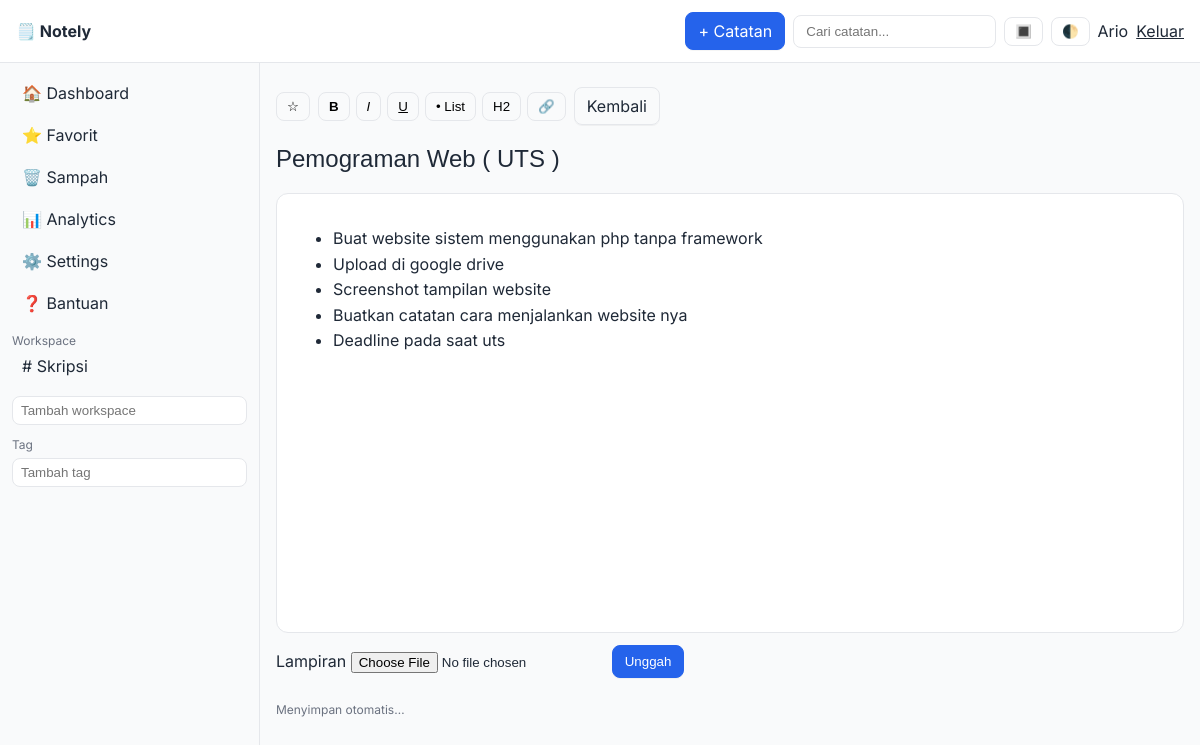
Screenshot of /note.php?id=3 (signed in) with the database file from the repository.
### tables this page shows
CREATE TABLE `workspaces` (
  `id` int(11) NOT NULL,
  `user_id` int(11) NOT NULL,
  `name` varchar(191) NOT NULL,
  `created_at` timestamp NOT NULL DEFAULT current_timestamp()
);

CREATE TABLE `notes` (
  `id` int(11) NOT NULL,
  `user_id` int(11) NOT NULL,
  `workspace_id` int(11) DEFAULT NULL,
  `parent_id` int(11) DEFAULT NULL,
  `title` varchar(255) DEFAULT '',
  `content` mediumtext DEFAULT NULL,
  `is_favorite` tinyint(1) DEFAULT 0,
  `is_trashed` tinyint(1) DEFAULT 0,
  `attachment_path` text DEFAULT NULL,
  `created_at` timestamp NOT NULL DEFAULT current_timestamp(),
  `updated_at` timestamp NOT NULL DEFAULT current_timestamp() ON UPDATE current_timestamp(),
  `is_pinned` tinyint(1) DEFAULT 0,
  `views` int(11) DEFAULT 0,
  `sort_order` int(11) DEFAULT 0
);

### includes/base.php (called while the page is built, shortened)
<?php
if (!function_exists('app_base')) {
  function app_base(): string {
    $docRoot = rtrim(str_replace('\\','/', $_SERVER['DOCUMENT_ROOT'] ?? ''), '/');
    $projRoot = str_replace('\\','/', realpath(__DIR__ . '/..'));
    $projRoot = rtrim($projRoot, '/');
    $rel = str_replace($docRoot, '', $projRoot);
    return $rel === '' ? '' : $rel;
  }
}

### includes/auth.php (called while the page is built, shortened)
<?php
function current_user_id() {
    return $_SESSION['user']['id'] ?? null;
}
?>

### note.php (the view, shortened to what this page needs)
<?php
require_once __DIR__ . '/includes/header.php';
require_once __DIR__ . '/includes/auth.php';
require_once __DIR__ . '/config/db.php';
require_once __DIR__ . '/includes/base.php'; $BASE = app_base();
$user_id = current_user_id();
$id = isset($_GET['id']) ? intval($_GET['id']) : 0;
$note = [
  'id' => 0,
  'title' => '',
  'content' => '',
  'is_favorite' => 0,
  'attachment_path' => null,
];
if ($id > 0) {
  $stmt = $mysqli->prepare('SELECT * FROM notes WHERE id = ? AND user_id = ? LIMIT 1');
  $stmt->bind_param('ii', $id, $user_id);
  $stmt->execute();
  $res = $stmt->get_result();
  $note = $res->fetch_assoc();
}
?>
<section class="editor">
  <div class="editor-toolbar">
    <button id="favBtn" class="icon-btn" title="Favorit"><?= $note['is_favorite'] ? '⭐' : '☆' ?></button>
    <div class="editor-format">
      <button class="icon-btn" data-cmd="bold" title="Bold"><b>B</b></button>
      <button class="icon-btn" data-cmd="italic" title="Italic"><i>I</i></button>
      <button class="icon-btn" data-cmd="underline" title="Underline"><u>U</u></button>
      <button class="icon-btn" data-cmd="insertUnorderedList" title="Bullet List">• List</button>
      <button class="icon-btn" data-cmd="formatBlock" data-value="h2" title="Heading">H2</button>
      <button class="icon-btn" id="addLink" title="Link">🔗</button>
    </div>
    <a class="btn ghost" href="<?= htmlspecialchars($BASE) ?>/index.php">Kembali</a>
  </div>
  <input id="title" class="title-input" placeholder="Judul" value="<?= htmlspecialchars($note['title']) ?>">
  <div id="content" class="content-editable" contenteditable="true" placeholder="Tulis catatan di sini..."><?= $note['content'] ?></div>
  <form class="upload" action="<?= htmlspecialchars($BASE) ?>/actions/upload.php" method="post" enctype="multipart/form-data">
    <label>Lampiran
      <input type="file" name="file" accept="image/png,image/jpeg,image/gif">
    </label>
    <button class="btn" type="submit">Unggah</button>
  </form>
  <p class="muted" id="saveStatus">Menyimpan otomatis…</p>
</section>
<?php require_once __DIR__ . '/includes/footer.php'; ?>

### components/sidebar.php (shortened to what this page needs)
<?php
require_once __DIR__ . '/../config/db.php';
require_once __DIR__ . '/../includes/auth.php';
require_once __DIR__ . '/../includes/base.php';
$user_id = current_user_id();
$ws = $mysqli->prepare('SELECT id, name FROM workspaces WHERE user_id = ? ORDER BY name');
$ws->bind_param('i', $user_id);
$ws->execute();
$workspaces = $ws->get_result()->fetch_all(MYSQLI_ASSOC);
?>
<aside id="sidebar" class="sidebar" role="complementary" aria-label="Sidebar Navigation">
  <nav>
    <a href="<?= htmlspecialchars(app_base()) ?>/index.php">🏠 Dashboard</a>
    <a href="<?= htmlspecialchars(app_base()) ?>/pages/favorites.php">⭐ Favorit</a>
    <a href="<?= htmlspecialchars(app_base()) ?>/pages/trash.php">🗑️ Sampah</a>
    <a href="<?= htmlspecialchars(app_base()) ?>/pages/analytics.php">📊 Analytics</a>
    <a href="<?= htmlspecialchars(app_base()) ?>/pages/settings.php">⚙️ Settings</a>
    <a href="<?= htmlspecialchars(app_base()) ?>/pages/help.php">❓ Bantuan</a>
  </nav>
  <div class="sidebar-section">
    <div class="sidebar-title">Workspace</div>
    <div class="sidebar-list">
      <?php foreach ($workspaces as $w): ?>
        <a href="<?= htmlspecialchars(app_base()) ?>/pages/workspace.php?id=<?= $w['id'] ?>"># <?= htmlspecialchars($w['name']) ?></a>
      <?php endforeach; ?>
      <form class="inline" action="<?= htmlspecialchars(app_base()) ?>/api/user_api.php" method="post" onsubmit="return addWorkspace(event)">
        <input type="text" name="name" placeholder="Tambah workspace">
      </form>
    </div>
  </div>
  <div class="sidebar-section">
    <div class="sidebar-title">Tag</div>
    <div class="sidebar-list">
      <form class="inline" action="<?= htmlspecialchars(app_base()) ?>/api/user_api.php" method="post" onsubmit="return addTag(event)">
        <input type="text" name="name" placeholder="Tambah tag">
      </form>
    </div>
  </div>
</aside>

### assets/css/style.css (style rules this page uses)
:root { --bg: #f9fafb; --text: #1f2937; --muted: #6b7280; --card: #ffffff; --border: #e5e7eb; --accent: #2563eb; --accent-weak: #dbeafe; }
* { box-sizing: border-box; }
body { margin: 0; font-family: 'Inter', system-ui, -apple-system, Segoe UI, Roboto, Arial, sans-serif; background: var(--bg); color: var(--text); }
* { scrollbar-width: thin; scrollbar-color: var(--border) transparent; }
.sidebar { position: sticky; top: 56px; align-self: start; height: calc(100vh - 56px); overflow: auto; border-right: 1px solid var(--border); padding: 12px; background: var(--bg); transition: transform .25s ease; }
.sidebar nav, .sidebar .sidebar-list { display: grid; gap: 6px; }
.sidebar a { color: inherit; text-decoration: none; padding: 8px 10px; border-radius: 8px; }
.sidebar .sidebar-title { font-size: 12px; color: var(--muted); margin-top: 12px; }
.sidebar form.inline { display: flex; gap: 6px; margin-top: 6px; }
.sidebar form.inline input[type='text'] { flex: 1; padding: 6px 8px; border: 1px solid var(--border); border-radius: 8px; background: var(--card); color: var(--text); }
.btn { padding: 8px 12px; border-radius: 8px; background: var(--accent); color: #fff; border: 1px solid var(--accent); text-decoration: none; cursor: pointer; box-shadow: 0 1px 0 rgba(0,0,0,.04); }
.btn.ghost { background: transparent; color: var(--text); border: 1px solid var(--border); }
.icon-btn { background: transparent; border: 1px solid var(--border); border-radius: 8px; padding: 6px 10px; cursor: pointer; transition: background .2s ease, transform .05s ease; }
.editor { display: grid; gap: 12px; }
.title-input { font-size: 24px; padding: 8px 0; border: none; outline: none; background: transparent; color: var(--text); }
.content-input, .content-editable { min-height: 55vh; padding: 16px; border-radius: 12px; border: 1px solid var(--border); background: var(--card); color: var(--text); line-height: 1.6; }
.content-editable { outline: none; }
.editor-toolbar { display:flex; gap:8px; align-items:center; }
.editor-format { display:flex; gap:6px; }
.editor-format .icon-btn { border-color: var(--border); }
.muted { color: var(--muted); font-size: 12px; }
.upload { display: flex; gap: 8px; align-items: center; }

### rows the page displays
workspaces: name "Skripsi"
notes: title "Pemograman Web ( UTS )", content "Buat website sistem menggunakan php tanpa framework Upload di google drive Screenshot tampilan website Buatkan catatan cara menjalankan website nya Deadline pada saat uts"

### other values shown
$_SESSION['user']['name'] "Ario"
